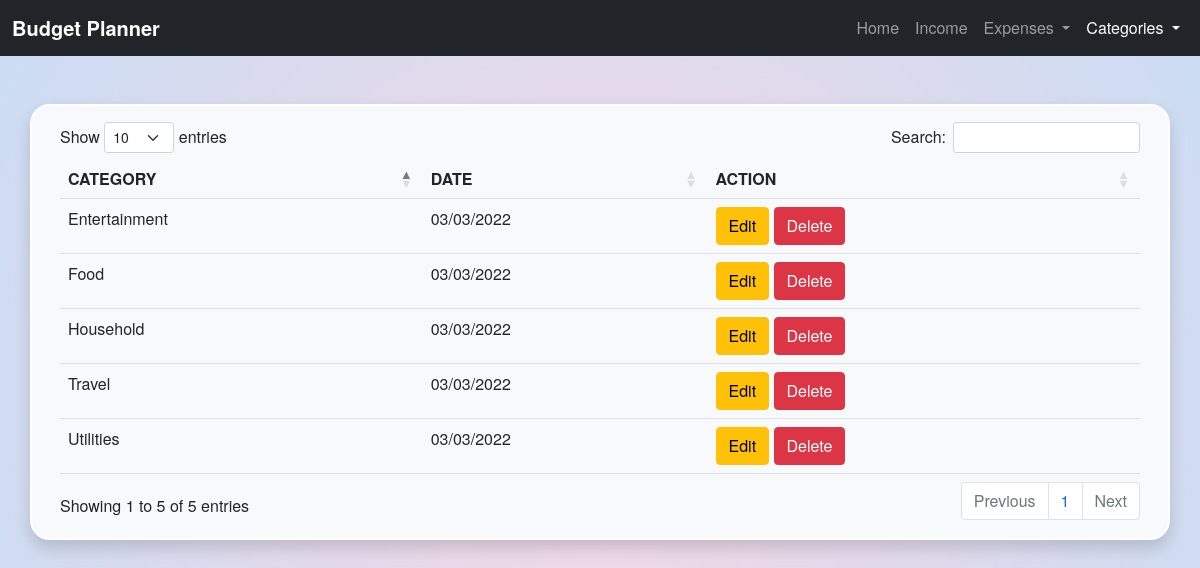
Page /view_category on the committed database.
### application/models.py (models this page shows)
class Categories(db.Model):
    id = db.Column(db.Integer, primary_key = True)
    name = db.Column(db.String(50), unique = True, nullable = False)
    date = db.Column(db.Date, nullable = False, default = date.today)
    items = db.relationship('Expenses', backref = 'category')

### application/routes.py (the view)
@app.route('/view_category', methods=['POST', 'GET'])
def view_category():
    all_categories = Categories.query.all()
    return render_template('view_category.html', title="View categories", all_categories=all_categories)

### application/templates/view_category.html (shortened to what this page needs)
{% extends 'layout.html' %}
{% block body_content %}
<div class="container"><br>
  <div class="row align-items-center justify-content-center">
    <div class="card shadow bg-light" id="corners-all">
      <div class="card-body">
        <table id="all_categories_table" class="table">
            <thead>
              <tr>
                  <th>CATEGORY</th>
                  <th>DATE</th>
                  <th>ACTION</th>
              </tr>
            </thead>
            <tbody>
              {% for category in all_categories %}
                <tr>
                    <td>{{ category.name }}</td>
                    <td>{{ category.date.strftime("%d/%m/%Y") }}</td>
                    <td><div class="d-grid gap-2 d-md-block">
                        <a type="button" class="btn btn-warning" href="{{ url_for("edit_category", id=category.id) }}">Edit</a>
                        <a type="button" class="btn btn-danger" data-bs-toggle="modal" data-bs-target="#deleteModal">Delete</a>
                        </div>
                    </td>
                </tr>
              {% endfor %}
            </tbody>
        </table>
      </div>
    </div>
  </div>
</div>
{% endblock body_content %}

### application/static/css/style.css (style rules this page uses)
body { background: rgb(238,174,202); background: radial-gradient(circle, rgba(238,174,202,0.5) 0%, rgba(148,187,233,0.5) 100%); font-family: "Helvetica Neue", Helvetica, Arial, sans-serif; }
#corners-all { border-radius: 20px; border: 2px solid #fff; }

### rows in the picture
Categories: name "Household", date "03/03/2022"
Categories: name "Food", date "03/03/2022"
Categories: name "Utilities", date "03/03/2022"
Categories: name "Entertainment", date "03/03/2022"
Categories: name "Travel", date "03/03/2022"
